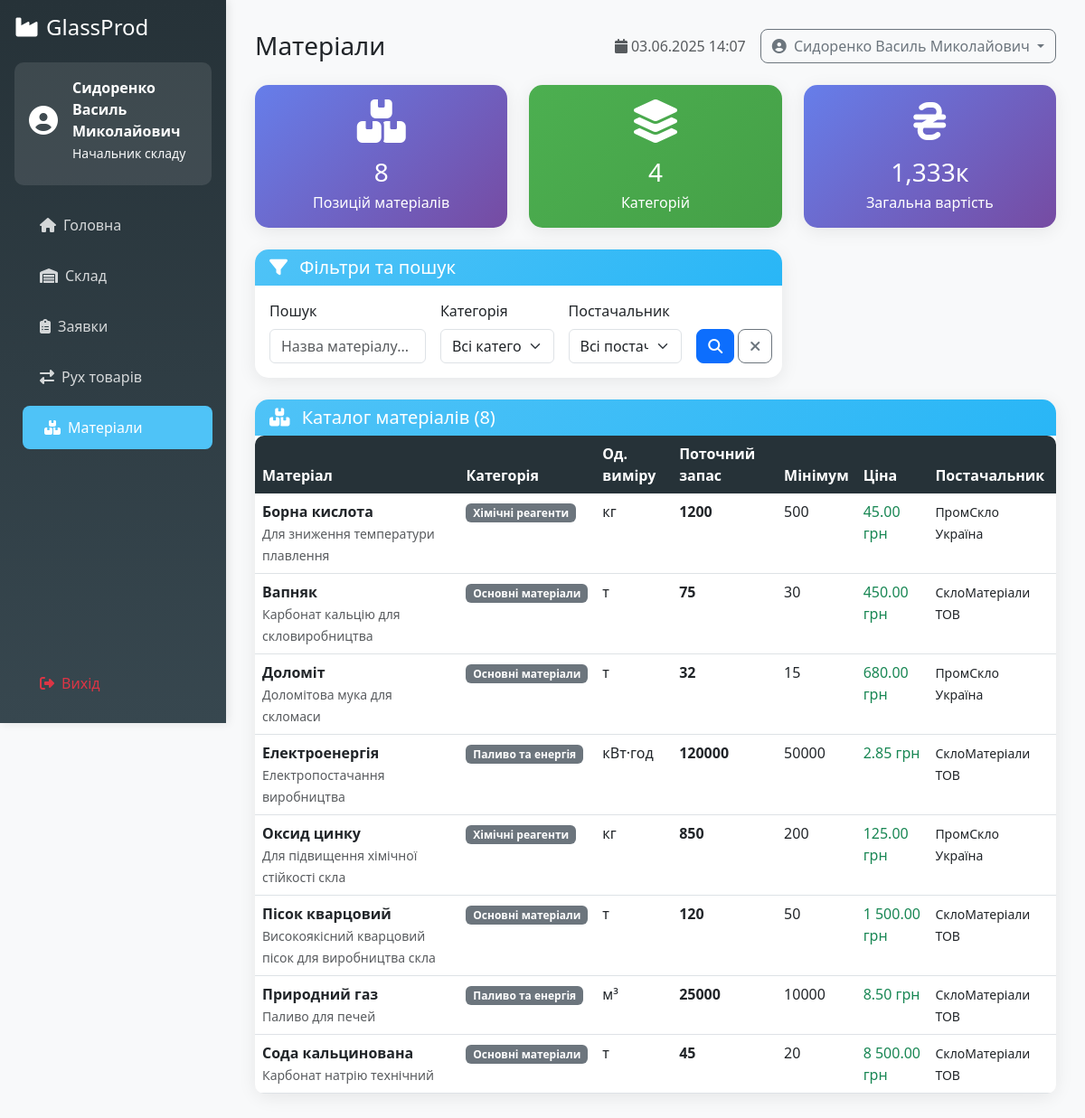
Page /dashboard/materials.php (signed in) on the committed database.
### tables this page shows
CREATE TABLE `users` (
  `id` int(11) NOT NULL,
  `username` varchar(50) NOT NULL,
  `password` varchar(255) NOT NULL,
  `email` varchar(100) NOT NULL,
  `full_name` varchar(100) NOT NULL,
  `role` enum('director','procurement_manager','warehouse_keeper','supplier') NOT NULL,
  `phone` varchar(20) DEFAULT NULL,
  `company_name` varchar(100) DEFAULT NULL,
  `created_at` timestamp NOT NULL DEFAULT current_timestamp(),
  `updated_at` timestamp NOT NULL DEFAULT current_timestamp() ON UPDATE current_timestamp(),
  `is_active` tinyint(1) DEFAULT 1
);

CREATE TABLE `materials` (
  `id` int(11) NOT NULL,
  `name` varchar(100) NOT NULL,
  `category_id` int(11) DEFAULT NULL,
  `unit` varchar(20) NOT NULL,
  `min_stock_level` int(11) DEFAULT 0,
  `current_stock` int(11) DEFAULT 0,
  `price` decimal(10,2) DEFAULT 0.00,
  `supplier_id` int(11) DEFAULT NULL,
  `description` text DEFAULT NULL,
  `created_at` timestamp NOT NULL DEFAULT current_timestamp(),
  `updated_at` timestamp NOT NULL DEFAULT current_timestamp() ON UPDATE current_timestamp()
);

CREATE TABLE `material_categories` (
  `id` int(11) NOT NULL,
  `name` varchar(100) NOT NULL,
  `description` text DEFAULT NULL,
  `created_at` timestamp NOT NULL DEFAULT current_timestamp()
);

### config/config.php (called while the page is built, shortened)
<?php
spl_autoload_register(function ($className) {
    $classFile = ROOT_PATH . '/classes/' . $className . '.php';
});
try {
    $pdo = new PDO(
        "mysql:host=" . DB_HOST . ";dbname=" . DB_NAME . ";charset=" . DB_CHARSET,
        DB_USER,
        DB_PASS,
        [
            PDO::ATTR_ERRMODE => PDO::ERRMODE_EXCEPTION,
            PDO::ATTR_DEFAULT_FETCH_MODE => PDO::FETCH_ASSOC,
            PDO::ATTR_EMULATE_PREPARES => false
        ]
    );
} catch (PDOException $e) {
    die("Помилка підключення до бази даних: " . $e->getMessage());
}
function isLoggedIn() {
    return isset($_SESSION['user_id']);
}
function getCurrentUser() {
    global $pdo;
    $stmt = $pdo->prepare("SELECT * FROM users WHERE id = ? AND is_active = 1");
    $stmt->execute([$_SESSION['user_id']]);
    return $stmt->fetch();
}
function checkRole($allowedRoles) {
    $user = getCurrentUser();
    return $user;
}
function formatMoney($amount) {
    return number_format($amount, 2, '.', ' ') . ' грн';
}
function getRoleText($role) {
    $texts = [
        'director' => 'Директор',
        'procurement_manager' => 'Менеджер з закупівель',
        'warehouse_keeper' => 'Начальник складу',
        'supplier' => 'Постачальник'
    ];
    return isset($texts[$role]) ? $texts[$role] : $role;
}
?>

### classes/BaseModel.php (called while the page is built, shortened)
<?php
class BaseModel {
    protected $pdo;
    protected $table;
    public function __construct($pdo) {
        $this->pdo = $pdo;
    }
    public function findAll($orderBy = 'id DESC', $limit = null) {
        $sql = "SELECT * FROM {$this->table} ORDER BY {$orderBy}";
        $stmt = $this->pdo->prepare($sql);
        $stmt->execute();
        return $stmt->fetchAll();
    }
}
?>

### classes/Material.php (called while the page is built, shortened)
<?php
class Material extends BaseModel {
    public function getAllWithCategories() {
        $sql = "SELECT m.*, mc.name as category_name, u.company_name as supplier_name
                FROM materials m
                LEFT JOIN material_categories mc ON m.category_id = mc.id
                LEFT JOIN users u ON m.supplier_id = u.id
                ORDER BY m.name ASC";
        $stmt = $this->pdo->prepare($sql);
        $stmt->execute();
        return $stmt->fetchAll();
    }
}
?>

### classes/MaterialCategory.php (called while the page is built, shortened)
<?php
class MaterialCategory extends BaseModel {
    public function getAllForSelect() {
        return $this->findAll('name ASC');
    }
}
?>

### dashboard/materials.php (the view, shortened to what this page needs)
<?php
require_once '../config/config.php';
require_once '../templates/dashboard_layout.php';
$user = checkRole(['director', 'procurement_manager', 'warehouse_keeper']);
$material = new Material($pdo);
$materialCategory = new MaterialCategory($pdo);
$searchFilter = $_GET['search'] ?? '';
try {
    $materials = $material->getAllWithCategories();
} catch (Exception $e) {
    $error = 'Помилка при отриманні матеріалів: ' . $e->getMessage();
    $materials = [];
}
try {
    $categories = $materialCategory->getAllForSelect();
} catch (Exception $e) {
    $error = 'Помилка при отриманні довідників: ' . $e->getMessage();
    $categories = [];
    $suppliers = [];
}
$totalMaterials = count($materials);
$totalValue = array_sum(array_map(function($mat) {
    return $mat['current_stock'] * $mat['price'];
}, $materials));
?>
<div class="row mb-4">
    <div class="col-md-4">
        <div class="card stat-card">
            <div class="card-body text-center">
                <i class="fas fa-boxes fa-3x mb-3"></i>
                <h3 class="mb-1"><?= $totalMaterials ?></h3>
                <p class="mb-0">Позицій матеріалів</p>
            </div>
        </div>
    </div>
    <div class="col-md-4">
        <div class="card stat-card success">
            <div class="card-body text-center">
                <i class="fas fa-layer-group fa-3x mb-3"></i>
                <h3 class="mb-1"><?= count($categories) ?></h3>
                <p class="mb-0">Категорій</p>
            </div>
        </div>
    </div>
    <div class="col-md-4">
        <div class="card stat-card">
            <div class="card-body text-center">
                <i class="fas fa-hryvnia fa-3x mb-3"></i>
                <h3 class="mb-1"><?= number_format($totalValue/1000, 0) ?>к</h3>
                <p class="mb-0">Загальна вартість</p>
            </div>
        </div>
    </div>
</div>
<div class="row mb-4">
    <div class="col-md-8">
        <div class="card">
            <div class="card-header">
                <h5 class="mb-0">
                    <i class="fas fa-filter me-2"></i>
                    Фільтри та пошук
                </h5>
            </div>
            <div class="card-body">
                <form method="GET" class="row g-3">
                    <div class="col-md-4">
                        <label class="form-label">Пошук</label>
                        <input type="text" name="search" class="form-control"
                               value="<?= htmlspecialchars($searchFilter) ?>" placeholder="Назва матеріалу...">
                    </div>
                    <div class="col-md-3">
                        <label class="form-label">Категорія</label>
                        <select name="category" class="form-select">
                            <option value="">Всі категорії</option>
                        </select>
                    </div>
                    <div class="col-md-3">
                        <label class="form-label">Постачальник</label>
                        <select name="supplier" class="form-select">
                            <option value="">Всі постачальники</option>
                        </select>
                    </div>
                    <div class="col-md-2">
                        <label class="form-label">&nbsp;</label>
                        <div class="d-flex gap-1">
                            <button type="submit" class="btn btn-primary">
                                <i class="fas fa-search"></i>
                            </button>
                            <a href="<?= BASE_URL ?>/dashboard/materials.php" class="btn btn-outline-secondary">
                                <i class="fas fa-times"></i>
                            </a>
                        </div>
                    </div>
                </form>
            </div>
        </div>
    </div>
</div>
<div class="card">
    <div class="card-header d-flex justify-content-between align-items-center">
        <h5 class="mb-0">
            <i class="fas fa-boxes me-2"></i>
            Каталог матеріалів (<?= count($materials) ?>)
        </h5>
    </div>
    <div class="card-body p-0">
        <?php if (empty($materials)): ?>
            <div class="text-center py-5">
                <i class="fas fa-search fa-4x text-muted mb-3"></i>
                <h5 class="text-muted">Матеріалів не знайдено</h5>
                <p class="text-muted">Спробуйте змінити фільтри пошуку</p>
            </div>
        <?php else: ?>
            <div class="table-responsive">
                <table class="table table-hover mb-0">
                    <thead>
                        <tr>
                            <th>Матеріал</th>
                            <th>Категорія</th>
                            <th>Од. виміру</th>
                            <th>Поточний запас</th>
                            <th>Мінімум</th>
                            <th>Ціна</th>
                            <th>Постачальник</th>
                        </tr>
                    </thead>
                    <tbody>
                        <?php foreach ($materials as $mat): ?>
                            <tr>
                                <td>
                                    <strong><?= htmlspecialchars($mat['name']) ?></strong>
                                    <?php if ($mat['description']): ?>
                                        <br>
                                        <small class="text-muted"><?= htmlspecialchars($mat['description']) ?></small>
                                    <?php endif; ?>
                                </td>
                                <td>
                                    <span class="badge bg-secondary">
                                        <?= htmlspecialchars($mat['category_name'] ?? 'Без категорії') ?>
                                    </span>
                                </td>
                                <td><?= htmlspecialchars($mat['unit']) ?></td>
                                <td>
                                    <strong><?= $mat['current_stock'] ?></strong>
                                </td>
                                <td><?= $mat['min_stock_level'] ?></td>
                                <td class="text-success"><?= formatMoney($mat['price']) ?></td>
                                <td>
                                    <?php if ($mat['supplier_name']): ?>
                                        <small><?= htmlspecialchars($mat['supplier_name']) ?></small>
                                    <?php else: ?>
                                        <span class="text-muted">Не вказано</span>
                                    <?php endif; ?>
                                </td>
                            </tr>
                        <?php endforeach; ?>
                    </tbody>
                </table>
            </div>
        <?php endif; ?>
    </div>
</div>
<?php
$content = ob_get_clean();
$additionalJS = "
function editMaterial(material) {
    document.getElementById('editMaterialId').value = material.id;
    document.getElementById('editName').value = material.name;
    document.getElementById('editCategoryId').value = material.category_id || '';
    document.getElementById('editUnit').value = material.unit;
    document.getElementById('editMinStock').value = material.min_stock_level;
    document.getElementById('editPrice').value = material.price;
    document.getElementById('editSupplierId').value = material.supplier_id || '';
    document.getElementById('editDescription').value = material.description || '';
    new bootstrap.Modal(document.getElementById('editMaterialModal')).show();
}
";
renderDashboardLayout('Матеріали', $user['role'], $content, '', $additionalJS);
?>

### templates/dashboard_layout.php (shortened to what this page needs)
<?php
function renderDashboardLayout($pageTitle, $userRole, $content, $additionalCSS = '', $additionalJS = '') {
    $user = getCurrentUser();
    $navigation = [
        'director' => [
            'Головна' => '/dashboard/director.php',
            'Заявки' => '/dashboard/requests.php',
            'Замовлення' => '/dashboard/orders.php',
            'Склад' => '/dashboard/warehouse.php',
            'SCADA' => '/dashboard/analytics.php',
            'Відеоспостереження' => '/dashboard/surveillance.php',
            'Звіти' => '/dashboard/reports.php',
            'Користувачі' => '/dashboard/users.php'
        ],
        'procurement_manager' => [
            'Головна' => '/dashboard/procurement_manager.php',
            'Заявки' => '/dashboard/requests.php',
            'Замовлення' => '/dashboard/orders.php',
            'Постачальники' => '/dashboard/suppliers.php',
            'Матеріали' => '/dashboard/materials.php'
        ],
        'warehouse_keeper' => [
            'Головна' => '/dashboard/warehouse_keeper.php',
            'Склад' => '/dashboard/warehouse.php',
            'Заявки' => '/dashboard/requests.php',
            'Рух товарів' => '/dashboard/stock_movements.php',
            'Матеріали' => '/dashboard/materials.php'
        ],
        'supplier' => [
            'Головна' => '/dashboard/supplier.php',
            'Мої замовлення' => '/dashboard/my_orders.php',
            'Матеріали' => '/dashboard/my_materials.php',
            'Профіль' => '/dashboard/profile.php'
        ]
    ];
    $currentNav = $navigation[$userRole] ?? [];
    $roleTitle = getRoleText($userRole);
    echo <<<HTML
<!DOCTYPE html>
<html lang="uk">
<head>
    <title>{$pageTitle} - {$roleTitle} - GlassProd</title>
    <link href="https://cdn.jsdelivr.net/npm/bootstrap@5.3.0/dist/css/bootstrap.min.css" rel="stylesheet">
    <link href="https://cdnjs.cloudflare.com/ajax/libs/font-awesome/6.4.0/css/all.min.css" rel="stylesheet">
        {$additionalCSS}
</head>
<body>
    <nav class="sidebar position-fixed top-0 start-0" style="width: 250px; z-index: 100;">
        <div class="p-3">
            <h4 class="text-white mb-4">
                <i class="fas fa-industry me-2"></i>GlassProd
            </h4>
            <div class="user-info text-white">
                <div class="d-flex align-items-center mb-2">
                    <i class="fas fa-user-circle fa-2x me-3"></i>
                    <div>
                        <div class="fw-bold">{$user['full_name']}</div>
                        <small class="text-light">{$roleTitle}</small>
                    </div>
                </div>
            </div>
            <ul class="nav nav-pills flex-column">
HTML;
    foreach ($currentNav as $title => $url) {
        $isActive = (basename($_SERVER['PHP_SELF']) === basename($url)) ? 'active' : '';
        $icon = [
            'Головна' => 'fas fa-home',
            'Заявки' => 'fas fa-clipboard-list',
            'Замовлення' => 'fas fa-shopping-cart',
            'Склад' => 'fas fa-warehouse',
            'Звіти' => 'fas fa-chart-bar',
            'SCADA' => 'fas fa-chart-bar',
            'Відеоспостереження' => 'fas fa-chart-bar',
            'Користувачі' => 'fas fa-users',
            'Постачальники' => 'fas fa-truck',
            'Матеріали' => 'fas fa-boxes',
            'Рух товарів' => 'fas fa-exchange-alt',
            'Мої замовлення' => 'fas fa-list-alt',
            'Мої матеріали' => 'fas fa-box',
            'Профіль' => 'fas fa-user'
        ][$title] ?? 'fas fa-circle';
        echo "<li class='nav-item'>";
        echo "<a class='nav-link {$isActive}' href='" . BASE_URL . $url . "'>";
        echo "<i class='{$icon} me-2'></i>{$title}";
        echo "</a>";
        echo "</li>";
    }
    echo <<<HTML
            </ul>
        </div>
        <div class="position-absolute bottom-0 start-0 w-100 p-3">
            <a href="/logout.php" class="nav-link text-danger">
                <i class="fas fa-sign-out-alt me-2"></i>Вихід
            </a>
        </div>
    </nav>
    <main class="main-content">
        <button class="btn btn-primary d-md-none mb-3" type="button" data-bs-toggle="offcanvas" data-bs-target="#sidebar">
            <i class="fas fa-bars"></i>
        </button>
        <div class="d-flex justify-content-between align-items-center mb-4">
            <h1 class="h3 mb-0">{$pageTitle}</h1>
            <div class="d-flex align-items-center">
                <span class="text-muted me-3">
                    <i class="fas fa-calendar me-1"></i>
HTML;
    echo date('d.m.Y H:i');
    echo <<<HTML
                </span>
                <div class="dropdown">
                    <button class="btn btn-outline-secondary dropdown-toggle" type="button" data-bs-toggle="dropdown">
                        <i class="fas fa-user-circle me-1"></i>
                        {$user['full_name']}
                    </button>
                </div>
            </div>
        </div>
        {$content}
    </main>
        {$additionalJS}
</body>
</html>
HTML;
}
?>

### rows in the picture
users: full_name "Сидоренко Василь Миколайович", role "Начальник складу"
materials: name "Борна кислота", description "Для зниження температури плавлення", category.name "Хімічні реагенти", unit "кг", current_stock "1200", min_stock_level "500", price "45.00 грн", supplier.company_name "ПромСкло Україна"
materials: name "Вапняк", description "Карбонат кальцію для скловиробництва", category.name "Основні матеріали", unit "т", current_stock "75", min_stock_level "30", price "450.00 грн", supplier.company_name "СклоМатеріали ТОВ"
materials: name "Доломіт", description "Доломітова мука для скломаси", category.name "Основні матеріали", unit "т", current_stock "32", min_stock_level "15", price "680.00 грн", supplier.company_name "ПромСкло Україна"
materials: name "Електроенергія", description "Електропостачання виробництва", category.name "Паливо та енергія", unit "кВт·год", current_stock "120000", min_stock_level "50000", price "2.85 грн", supplier.company_name "СклоМатеріали ТОВ"
materials: name "Оксид цинку", description "Для підвищення хімічної стійкості скла", category.name "Хімічні реагенти", unit "кг", current_stock "850", min_stock_level "200", price "125.00 грн", supplier.company_name "ПромСкло Україна"
materials: name "Пісок кварцовий", description "Високоякісний кварцовий пісок для виробництва скла", category.name "Основні матеріали", unit "т", current_stock "120", min_stock_level "50", price "1 500.00 грн", supplier.company_name "СклоМатеріали ТОВ"
materials: name "Природний газ", description "Паливо для печей", category.name "Паливо та енергія", unit "м³", current_stock "25000", min_stock_level "10000", price "8.50 грн", supplier.company_name "СклоМатеріали ТОВ"
materials: name "Сода кальцинована", description "Карбонат натрію технічний", category.name "Основні матеріали", unit "т", current_stock "45", min_stock_level "20", price "8 500.00 грн", supplier.company_name "СклоМатеріали ТОВ"

### other values in the picture
$title "Головна"
$title "Склад"
$title "Заявки"
$title "Рух товарів"
$title "Матеріали"
$pageTitle "Матеріали"
$totalMaterials "8"
count($categories) "4"
$totalValue/1000 "1,333"
count($materials) "8"
